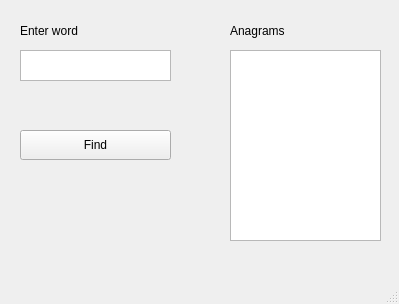
<?xml version="1.0" encoding="UTF-8"?>
<ui version="4.0">
 <class>MainWindow</class>
 <widget class="QMainWindow" name="MainWindow">
  <property name="geometry">
   <rect>
    <x>0</x>
    <y>0</y>
    <width>399</width>
    <height>304</height>
   </rect>
  </property>
  <property name="windowTitle">
   <string>Qtagrams</string>
  </property>
  <widget class="QWidget" name="centralwidget">
   <widget class="QTextEdit" name="textEdit">
    <property name="geometry">
     <rect>
      <x>20</x>
      <y>50</y>
      <width>151</width>
      <height>31</height>
     </rect>
    </property>
   </widget>
   <widget class="QLabel" name="label">
    <property name="geometry">
     <rect>
      <x>20</x>
      <y>20</y>
      <width>151</width>
      <height>22</height>
     </rect>
    </property>
    <property name="text">
     <string>Enter word</string>
    </property>
   </widget>
   <widget class="QTextEdit" name="textEdit_2">
    <property name="geometry">
     <rect>
      <x>230</x>
      <y>50</y>
      <width>151</width>
      <height>191</height>
     </rect>
    </property>
    <property name="readOnly">
     <bool>true</bool>
    </property>
   </widget>
   <widget class="QLabel" name="label_2">
    <property name="geometry">
     <rect>
      <x>230</x>
      <y>20</y>
      <width>151</width>
      <height>22</height>
     </rect>
    </property>
    <property name="text">
     <string>Anagrams</string>
    </property>
   </widget>
   <widget class="QPushButton" name="pushButton">
    <property name="geometry">
     <rect>
      <x>20</x>
      <y>130</y>
      <width>151</width>
      <height>30</height>
     </rect>
    </property>
    <property name="text">
     <string>Find</string>
    </property>
   </widget>
  </widget>
  <widget class="QMenuBar" name="menubar">
   <property name="geometry">
    <rect>
     <x>0</x>
     <y>0</y>
     <width>399</width>
     <height>27</height>
    </rect>
   </property>
  </widget>
  <widget class="QStatusBar" name="statusbar"/>
 </widget>
 <resources/>
 <connections/>
</ui>
